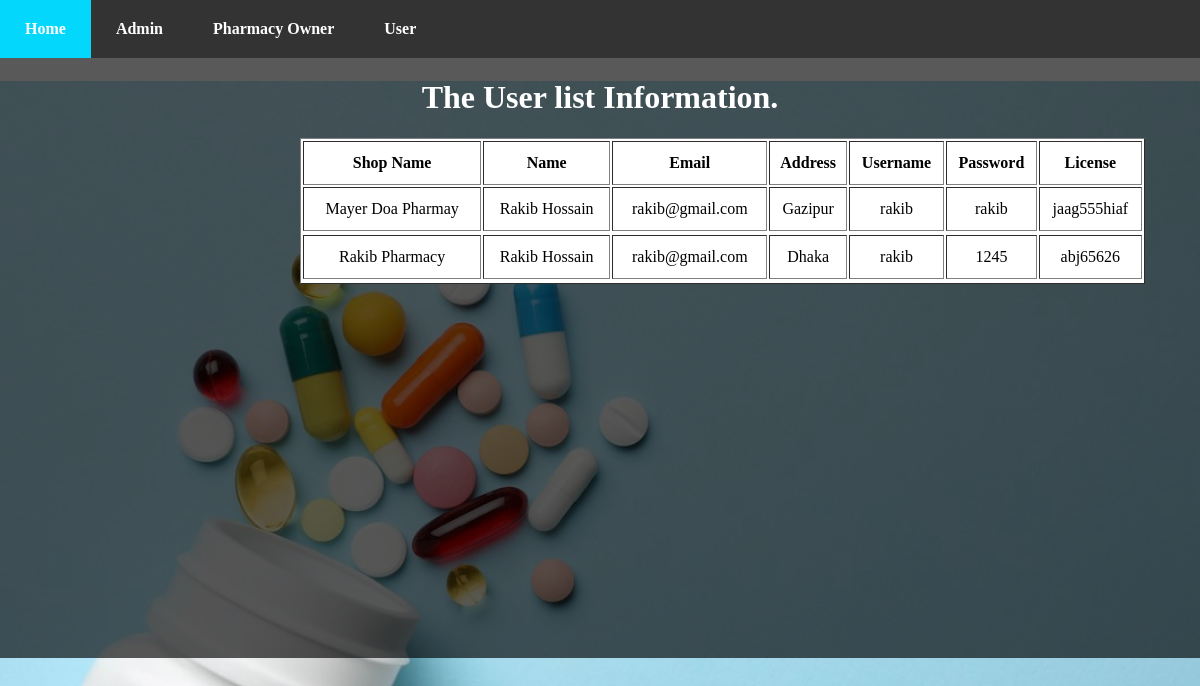
The app's page /registered_shop_list.php with its own data.
### tables this page shows
CREATE TABLE `pharmacy_owner` (
  `shop_name` varchar(20) NOT NULL,
  `name` varchar(20) NOT NULL,
  `email` varchar(20) NOT NULL,
  `address` varchar(20) NOT NULL,
  `username` varchar(20) NOT NULL,
  `password` varchar(20) NOT NULL,
  `license` varchar(20) NOT NULL
);

### registered_shop_list.php (the view, shortened to what this page needs)
<!DOCTYPE html>
<html>
<head>
<link rel="stylesheet" href="user_list.css">
</head>
<body>
<?php
$connectQuery = mysqli_connect("localhost", "root", "", "med");
if(mysqli_connect_errno()){
    echo mysqli_connect_error();
    exit();
}else{
    $selectQuery = "SELECT * FROM pharmacy_owner";
    $result = mysqli_query($connectQuery,$selectQuery);
}
?>
<div class="main-menu">
	<ul>
	  <li><a href="home.php">Home</a></li>
	  <li><a href="admin.php">Admin</a></li>
	  <li><a href="Pharmacy.html">Pharmacy Owner</a></li>
	  <li><a href="ulogin.php">User</a></li>
	</ul>
</div>
<div class="big-text"></div>
<div class = "show_user_list">
    <h1>The User list Information.</h1>
    <table border="1px" style="width:600px; line-height:40px;">
        <thead>
            <tr>
                <th>Shop Name</th>
                <th>Name</th>
                <th>Email</th>
                <th>Address</th>
                <th>Username</th>
                <th>Password</th>
                <th>License</th>
            </tr>
        </thead>
        <tbody>
            <?php
                while($row = mysqli_fetch_assoc($result)){
             ?>
                <tr>
                    <td><?php echo $row['shop_name'];?></td>
                    <td><?php echo $row['name']; ?></td>
                    <td><?php echo $row['email']; ?></td>
                    <td><?php echo $row['address']; ?></td>
                    <td><?php echo $row['username']; ?></td>
                    <td><?php echo $row['password']; ?></td>
                    <td><?php echo $row['license']; ?></td>
                <tr>
            <?php } ?>
        </tbody>
    </table>
</div>
</body>
</html>

### user_list.css (style rules this page uses)
body { background-image: url("img.jpg"); background-repeat: no-repeat; background-position: center; background-attachment: fixed; margin: 0px; z-index: -1; position: relative; height: 100%; background-size: 100%; }
ul { list-style-type: none; margin: 0; padding: 0; overflow: hidden; background-color: #333; }
a { text-decoration: none; color: white; }
li { float: left; }
li a { display: block; text-align: center; padding: 20px 25px; font-size: 16px; font-weight: 600; }
.big-text { background-color: #000; position:absolute; z-index: 1; opacity: 0.65; height: 600px; width: 100%; }
.show_user_list { z-index: 100; position: relative; color: white; text-align: center; }
.show_user_list table { width:845px !important; margin-left: 300px; background: white; color: black; }

### records on screen
pharmacy_owner: shop_name "Mayer Doa Pharmay", name "Rakib Hossain", email "rakib@gmail.com", address "Gazipur", username "rakib", password "rakib", license "jaag555hiaf"
pharmacy_owner: shop_name "Rakib Pharmacy", name "Rakib Hossain", email "rakib@gmail.com", address "Dhaka", username "rakib", password "1245", license "abj65626"
